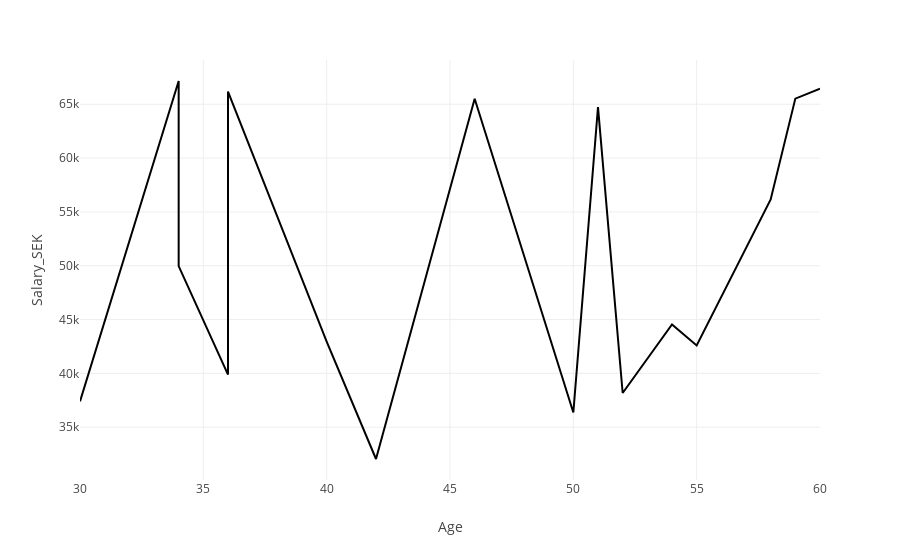

This figure's notebook cell:
### Code cell
px.line(df2[['Salary_SEK', 'Age']], x='Age', y='Salary_SEK')

### Figure 1 — Plotly figure (JSON) as saved in the notebook; plotly's stock layout.template omitted (floating-point values rounded to 4 significant figures)
{"data": [{"hovertemplate": "Age=%{x}<br>Salary_SEK=%{y}<extra></extra>", "legendgroup": "", "line": {"color": "#000001", "dash": "solid"}, "marker": {"symbol": "circle"}, "mode": "lines", "name": "", "orientation": "v", "showlegend": false, "type": "scatter", "x": [30, 34, 34, 36, 36, 40, 42, 46, 50, 51, 52, 54, 55, 58, 59, 60], "xaxis": "x", "y": [37401, 67163, 49971, 39892, 66179, 42951, 32045, 65517, 36364, 64744, 38178, 44542, 42590, 56154, 65526, 66441], "yaxis": "y"}], "layout": {"legend": {"tracegroupgap": 0}, "margin": {"t": 60}, "xaxis": {"anchor": "y", "domain": [0, 1], "title": {"text": "Age"}}, "yaxis": {"anchor": "x", "domain": [0, 1], "title": {"text": "Salary_SEK"}}}}
